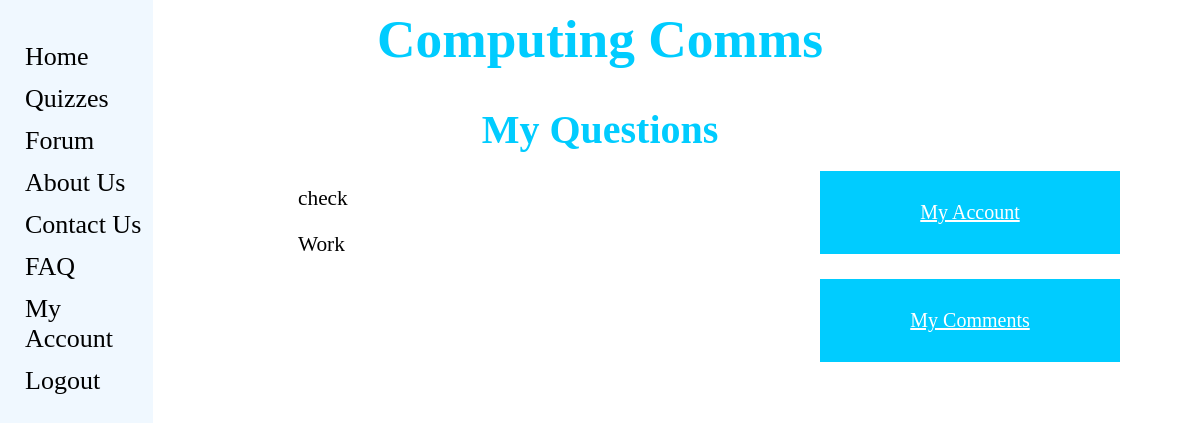
Before: /computingcomms/my_questions/ (signed in) with the older database file.
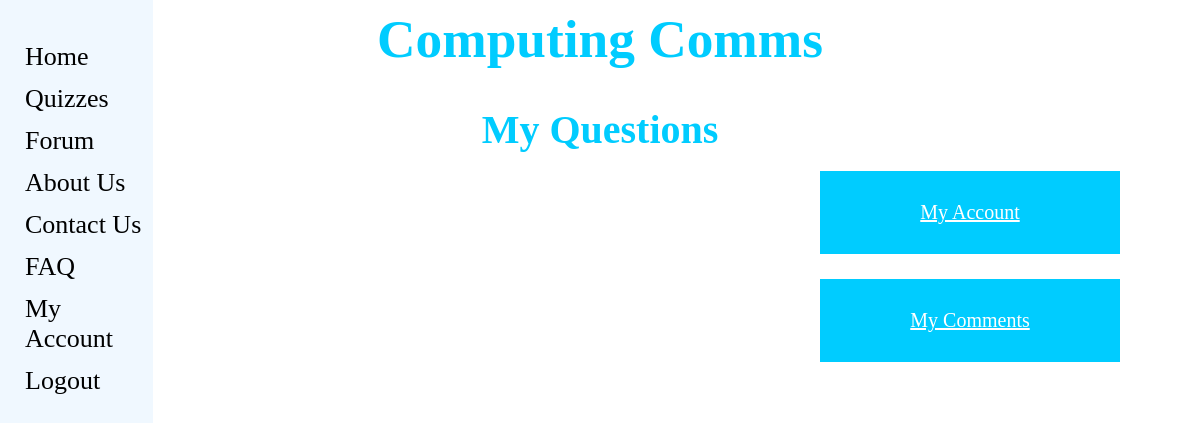
After: the same page with the newer database file.
### computingcomms/models.py (models this page shows, shortened)
class ForumPost(models.Model):
    question = models.CharField(max_length=128)
    picture = models.ImageField(upload_to='forum_images',blank=True)
    date = models.DateTimeField(auto_now=True)
    user = models.ForeignKey(User, on_delete=models.DO_NOTHING)
    slug = models.SlugField(unique=True)

### computingcomms/views.py (the view)
def my_questions(request):
    posts_list = ForumPost.objects.order_by('-date')
    context_dict = {'posts': posts_list,}
    return render(request, 'computingcomms/my_questions.html', context_dict)

### templates/computingcomms/my_questions.html (shortened to what this page needs)
{% extends 'computingcomms/base.html' %}
{% load staticfiles %}
{% block head_block %}
	<div>
		<center><h1>Computing Comms</h1></center>
                <center><h2>My Questions</h2></center>
	</div>
{% endblock %}
{% block body_block %}
	<div>
	{% if posts %}
	<ul>
	    {% for post in posts %}
		{% if user == post.user %}
		    <p> {{post.question }} </p>
		{% endif %}
	    {% endfor %}
	</ul>
	{% else %}
	    <p><strong> You didn't ask any questions, yet! </strong></p>
	{% endif %}
	</div>
	<div class="buttons_position">
		<ul>
		<a href="{% url 'my_account' %}"><button class="button">My Account</a></button><br><br>
		<a href="{% url 'my_comments' %}"><button class="button">My Comments</a></button>
		</ul>
	</div>
{% endblock %}

Changed rows visible on the page:
removed ForumPost: question "check"
no longer on this page (row edited): ForumPost: question "Work"
